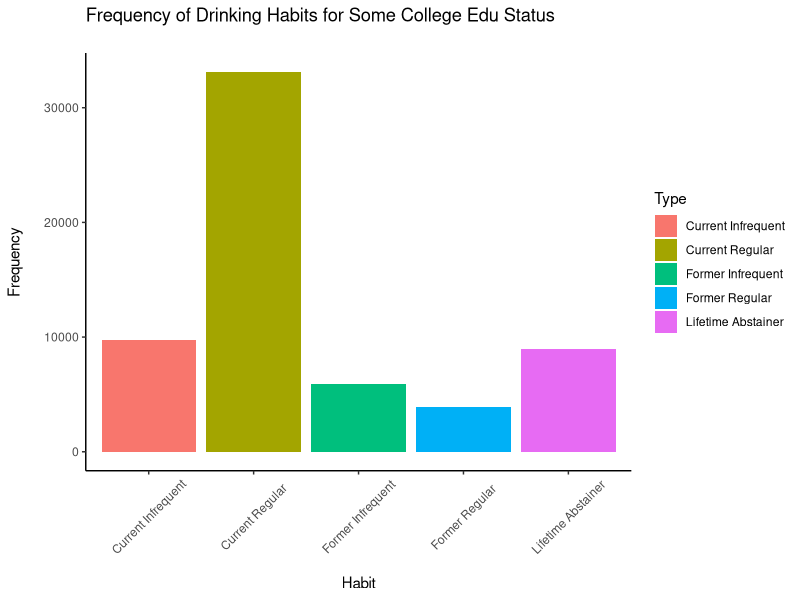

R code for this plot: (Note: this script raises an error after producing the figure.)
#' @title: subsetFunctions

#' Function to create a chart based on the demographic subset 
#' that the user chooses to examine. 
#' Example: education status + some college

library(ggplot2)

# Practice table to try and get plots to work 
#prac2 <- subsetEdu2 %>%
#  select(Type, "Some college")

Type <- c("Lifetime Abstainer", "Former Infrequent", "Former Regular", "Current Infrequent", "Current Regular")
Freq <- c(8930, 5912, 3901, 9755, 33113)
prac2 <- data.frame(Type, Freq)

ggplot(prac2, aes(x = Type, y = Freq, fill = Type)) + 
  geom_bar(stat = "identity") +
  labs(title = "Frequency of Drinking Habits for Some College Edu Status\n", x = "\nHabit", y = "Frequency\n") +
  theme_classic() + 
  theme(axis.text.x = element_text(angle = 45, vjust = 0.5))



# Function - almost works (can't get line 30 to work properly, gives weird y-axis)

chooseSub <- function(df, colName){
  newSub <- df %>%
    select(Type, all_of(colName))
  ggplot(newSub, aes(x = Type, y = !!ensym(colName), fill = Type)) + 
    geom_bar(stat = "identity") +
    labs(title = "Frequency of Drinking Habits\n", x = "\nHabit", y = "Frequency\n") +
    theme_classic() + 
    theme(axis.text.x = element_text(angle = 45, vjust = 0.5))
}

chooseSub(subsetEdu2, "Some college")




# Practice pie chart 
#prac1 <- subsetEdu2 %>%
#  select('Some college')

#pie(table(prac1))